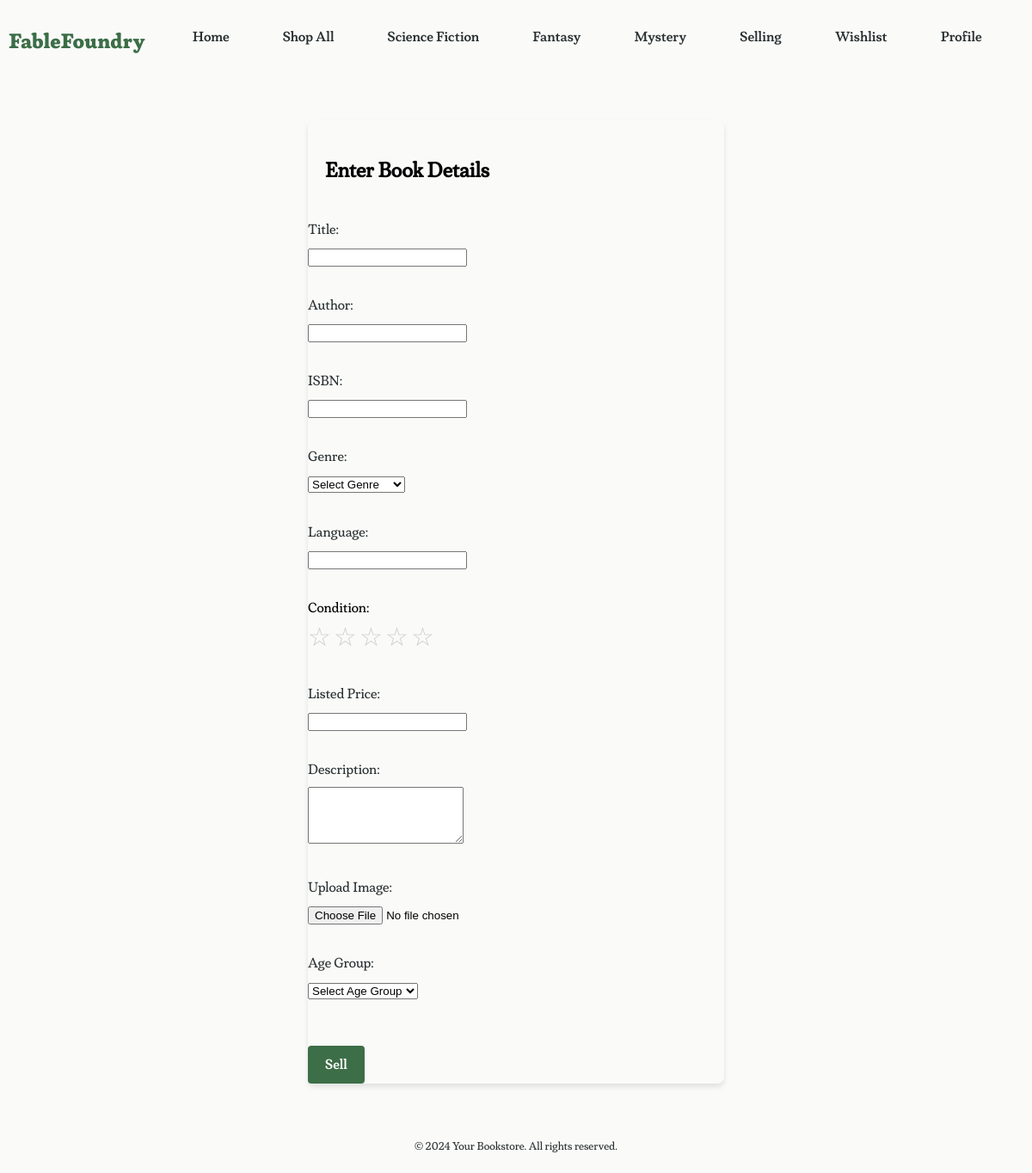
Page /root/web/sell.php on the committed database.
### tables this page shows
CREATE TABLE genres (
    genre_id INTEGER PRIMARY KEY AUTOINCREMENT,
    name TEXT NOT NULL,
    description TEXT
);

### root/web/sell.php (the view, shortened to what this page needs)
<?php
include 'db.php';
$sql = "SELECT genre_id, name FROM genres";
$stmt = $conn->query($sql);
$genres = $stmt->fetchAll(PDO::FETCH_ASSOC);
?>
<!DOCTYPE html>
<html lang="en">
<head>
    <link rel="stylesheet" href="style2.css">
</head>
<body>
<header>
    <h2 class="logo-title"><a href="../index.php">FableFoundry</a></h2>
    <nav class="nav-left">
        <ul>
            <li><a href="../index.php">Home</a></li>
            <li><a href="lookups.php">Shop All</a></li>
            <?php
            foreach ($genres as $genre) {
                echo '<li><a href="lookups.php?genre=' . $genre['genre_id'] . '">' . htmlspecialchars($genre['name']) . '</a></li>';
            }
            ?>
        </ul>
    </nav>
    <nav class="nav-right">
        <ul>
            <li><a href="sell.php">Selling</a></li>
            <li><a href="wishlist.php">Wishlist</a></li>
            <li><a href="profile.php">Profile</a></li>
            <li><a href="cart.php">Cart</a></li>
        </ul>
    </nav>
</header>
<main>
    <section class="sell-container">
        <div class="selling-details">
            <h2>Enter Book Details</h2>
            <form action="sell.php" method="post" enctype="multipart/form-data">
                <div class="form-group">
                    <label for="title">Title:</label>
                    <input type="text" id="title" name="title" required>
                </div>
                <div class="form-group">
                    <label for="author">Author:</label>
                    <input type="text" id="author" name="author" required>
                </div>
                <div class="form-group">
                    <label for="isbn">ISBN:</label>
                    <input type="text" id="isbn" name="isbn" required>
                </div>
                <div class="form-group">
                    <label for="genre">Genre:</label>
                    <select id="genre" name="genre_id" required>
                        <option value="">Select Genre</option>
                    </select>
                </div>
                <div class="form-group">
                    <label for="language">Language:</label>
                    <input type="text" id="language" name="language" required>
                </div>
                <div class="form-group-condition">
                    <label for="condition">Condition:</label>
                    <div class="stars">
                        <label for="star1">☆</label>
                        <label for="star2">☆</label>
                        <label for="star3">☆</label>
                        <label for="star4">☆</label>
                        <label for="star5">☆</label>
                    </div>
                </div>
                <div class="form-group">
                    <label for="price">Listed Price:</label>
                    <input type="number" id="price" name="listed_price" min="0" step="0.01" required>
                </div>
                <div class="form-group">
                    <label for="description">Description:</label>
                    <textarea id="description" name="description" rows="4"></textarea>
                </div>
                <div class="form-group">
                    <label for="image">Upload Image:</label>
                    <input type="file" id="image" name="image" accept="image/*" required>
                </div>
                <div class="form-group">
                    <label for="age_group">Age Group:</label>
                    <select id="age_group" name="age_group" required>
                        <option value="">Select Age Group</option>
                    </select>
                </div>
                <button class="sell-page-button" type="submit">Sell</button>
            </form>
        </div>
    </section>
</main>
<footer>
    <p>&copy; 2024 Your Bookstore. All rights reserved.</p>
</footer>
</body>
</html>

### root/web/style2.css (style rules this page uses)
:root { --pastel-blue: #AEC6CF; --pastel-red: #C9A0DC; --pastel-green: #a4e5a4; --pastel-yellow: #FDFD96; --darker-pastel-green: #6dbd6d; --moss-green: #2A4238; --forest-green: #3C6E47; --muted-rose: #D0B6B1; --dusky-pink: #AA8A86; --blue-grey: #A0AEB2; --almost-white: #FAFAF9; --text-dark: #2A3132; --button-pastel-purple: #c7add3; --button-hover-purple: #b496c2; --darker-forest-green: #2A4238; --balloon-box-color: #3B554B; }
body { font-family: 'CustomFont', Arial, sans-serif; background-color: #FAFAF9; margin: 0; padding: 0; }
header { background-color: #FAFAF9; padding: 1em; display: flex; align-items: center; justify-content:space-between; position: fixed; top: 0; left: 0; width: 100%; z-index: 1000; }
nav { font-family: 'CustomFontSemi', Arial, sans-serif; display:inline-flex; flex: 2; justify-content:end; margin-right: 20px; }
.logo-title { font-family: 'CustomFontBold', Arial, sans-serif; color: #3C6E47; margin-right: 1em; }
.logo-title a { text-decoration: none; color: #3C6E47; }
.nav-left, .nav-right { list-style-type: none; padding: 0; margin: 0; display: flex; margin-bottom: 0.5em; }
.nav-left { float: left; }
.nav-right { float: right; margin-right: 20px; }
nav::after { content: ""; clear: both; display: table; }
nav ul { list-style-type: none; margin: 0; padding: 0; display: flex; }
nav ul li { padding: 0 15px; }
.nav-left li, .nav-right li { padding: 0 15px; }
.nav-left li a, .nav-right li a { text-decoration: none; color: var(--text-dark); padding: 0.5em 1em; border-radius: 20px; }
nav ul li a { text-decoration: none; color: #2A3132; border-radius: 20px; padding: 10px 15px; transition: background-color 0.05s; white-space: nowrap; }
footer { color: var(--text-dark); text-align: center; padding: 10px 0; }
header, footer { padding: 10px; text-align: center; }
footer { font-size: 0.8em; margin-top: 20px; }
.sell-container { margin-top: 120px; display: flex; justify-content: center; padding: 20px; background-color: var(--almost-white); }
.sell-container h2 { width: 100%; max-width: 320px; background-color: var(--almost-white); padding: 20px; border-radius: 8px; }
.selling-details { display: flex; flex-wrap: wrap; max-width: 800px; background-color: var(--almost-white); border-radius: 8px; box-shadow: 0 4px 6px rgba(0, 0, 0, 0.1); align-items: center; }
.sell-page-button { margin-top: 20px; background-color: var(--forest-green); color: white; border: none; font-family: 'CustomFontSemi'; border-radius: 4px; padding: 10px 20px; font-size: 16px; cursor: pointer; transition: background-color 0.3s; }
.form-group { margin-bottom: 20px; margin-bottom: 2em; }
.form-group-condition { margin-bottom: 20px; margin-bottom: 2em; }
.form-group label { display: block; margin-bottom: 0.5em; color: var(--text-dark); }

### root/web/sell.php (style rules this page uses)
.stars label { font-size: 30px; color: #ccc; cursor: pointer; transition: color 0.3s; }

### rows in the picture
genres: name "Science Fiction"
genres: name "Fantasy"
genres: name "Mystery"
